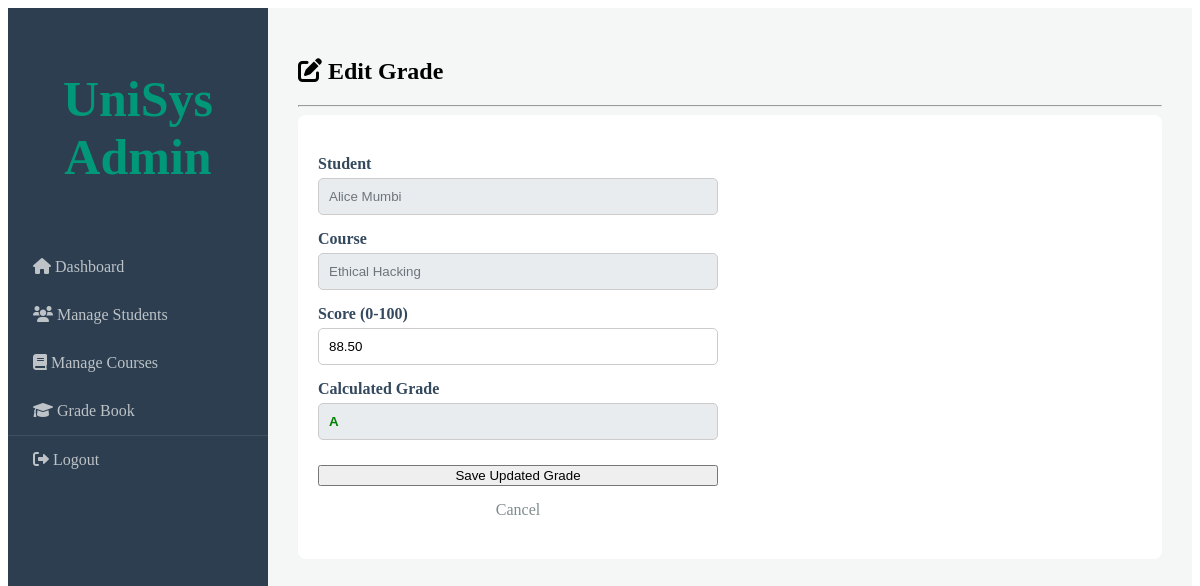
The app's page /php/edit_grade.php?id=1 (signed in) with its own data.
### tables this page shows
CREATE TABLE `grades` (
  `grade_id` int(11) NOT NULL,
  `student_id` int(11) NOT NULL,
  `course_id` int(11) NOT NULL,
  `score` decimal(5,2) NOT NULL,
  `grade_letter` varchar(2) NOT NULL
);

CREATE TABLE `students` (
  `student_id` int(11) NOT NULL,
  `first_name` varchar(50) NOT NULL,
  `last_name` varchar(50) NOT NULL,
  `email` varchar(100) NOT NULL,
  `password` varchar(255) DEFAULT '123456',
  `dept_id` int(11) DEFAULT NULL,
  `registration_no` varchar(20) GENERATED ALWAYS AS (concat('STU-',`student_id`)) VIRTUAL
);

CREATE TABLE `courses` (
  `course_id` int(11) NOT NULL,
  `course_code` varchar(20) NOT NULL,
  `course_name` varchar(100) NOT NULL,
  `credits` int(11) NOT NULL,
  `dept_id` int(11) DEFAULT NULL
);

### php/edit_grade.php (the view, shortened to what this page needs)
<?php
include 'db_connect.php';
if (isset($_GET['id'])) {
    $grade_id = $_GET['id'];
    $query = "SELECT g.*, s.first_name, s.last_name, c.course_name
              FROM grades g
              JOIN students s ON g.student_id = s.student_id
              JOIN courses c ON g.course_id = c.course_id
              WHERE g.grade_id = ?";
    $stmt = $conn->prepare($query);
    $stmt->bind_param("i", $grade_id);
    $stmt->execute();
    $result = $stmt->get_result();
    $grade_data = $result->fetch_assoc();
} else {
    header("Location: view_grades.php");
    exit();
}
?>
<!DOCTYPE html>
<html>
<head>
    <link rel="stylesheet" href="style.css">
    <link rel="stylesheet" href="https://cdnjs.cloudflare.com/ajax/libs/font-awesome/6.0.0/css/all.min.css">
</head>
<body>
    <div class="dashboard-wrapper">
        <?php include 'sidebar.php'; ?>
        <div class="main-content">
            <h2><i class="fas fa-edit"></i> Edit Grade</h2>
            <hr>
            <div class="form-container">
                <form method="POST" class="edit-form">
                    <label>Student</label>
                    <input type="text" value="<?php echo $grade_data['first_name'] . ' ' . $grade_data['last_name']; ?>" class="readonly-text" readonly>
                    <label>Course</label>
                    <input type="text" value="<?php echo $grade_data['course_name']; ?>" class="readonly-text" readonly>
                    <label>Score (0-100)</label>
                    <input type="number" name="score" id="score_input" value="<?php echo $grade_data['score']; ?>" min="0" max="100" step="0.01" required onkeyup="calculateGradeUI()" onchange="calculateGradeUI()">
                    <label>Calculated Grade</label>
                    <input type="text" id="grade_display" value="<?php echo $grade_data['grade_letter']; ?>" class="readonly-text" readonly style="font-weight: bold;">
                    <button type="submit" name="update_grade" class="add-btn" style="margin-top: 10px;">Save Updated Grade</button>
                    <a href="view_grades.php" style="text-align: center; color: #7f8c8d; text-decoration: none;">Cancel</a>
                </form>
            </div>
        </div>
    </div>
</body>
</html>

### css/style.css (style rules this page uses)
.dashboard-wrapper { display: flex; min-height: 100vh; }
.main-content { flex: 1; background: #f4f7f6; padding: 30px; }
.form-container { background: #fff; padding: 20px; border-radius: 8px; margin-bottom: 30px; }

### php/edit_grade.php (style rules this page uses)
.edit-form { max-width: 400px; margin: 20px 0; display: flex; flex-direction: column; gap: 15px; }
.edit-form input { padding: 10px; border: 1px solid #ccc; border-radius: 5px; width: 100%; box-sizing: border-box; }
.edit-form label { font-weight: bold; margin-bottom: -10px; color: #34495e; }
.readonly-text { background: #e9ecef; color: #6c757d; cursor: not-allowed; }

### records on screen
grades: student.last_name "Alice Mumbi", course.course_name "Ethical Hacking", score "88.50", grade_letter "A"
